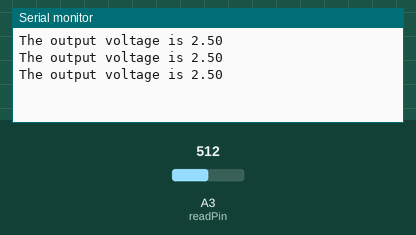
A sketch run on a simulated Arduino Uno, built with avr-gcc and run on an emulated ATmega328P. Parts: the last lines printed to the serial monitor. The inputs (shaded band) are chosen by the test bench; at power-on: A3 (readPin) = 512.

Above: at 1.3 s.
1.4 s: A3 (readPin) set to 716
At 1.9 s:
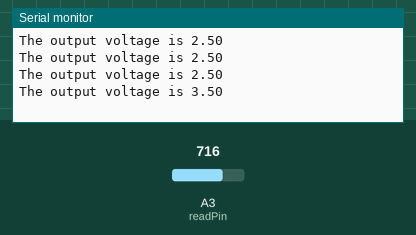
2.9 s: A3 (readPin) set to 900
At 3.4 s:
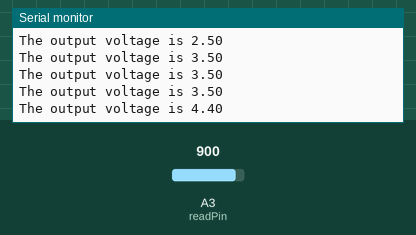
Timing chart, 0 to 5.9 s (numbered marks = the images above; inputs shaded):
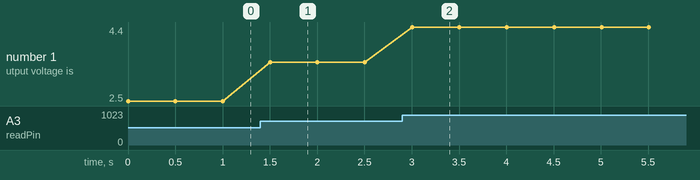

The sketch:

12-Potentiometers.ino
```cpp
/**
 * Lesson 12 — Understanding Potentiometers

A potentiometer is a variable resistor; a resistor where you can change the resistance.

Using circuit analysis we can find the voltage passing through after resistance.

 */

int readPin = A3;
int readVal;
float V2;
int waitT = 500;

void setup() {
  pinMode(readPin,INPUT);
  Serial.begin(9600);
}

void loop() {
  readVal = analogRead(readPin);
  V2 = (5./1023.)*readVal;
  Serial.print("The output voltage is ");
  Serial.println(V2);
  delay(waitT);

}
```

Measured:
- after the input at 1.4 s, the serial monitor: prints a new line after 0.10 s (image 1)
- after the input at 2.9 s, the serial monitor: prints a new line after 0.10 s (image 2)
- plotted number 1: 2.5 → 3.5 after the input at 1.4 s, 3.5 → 4.4 after the input at 2.9 s
